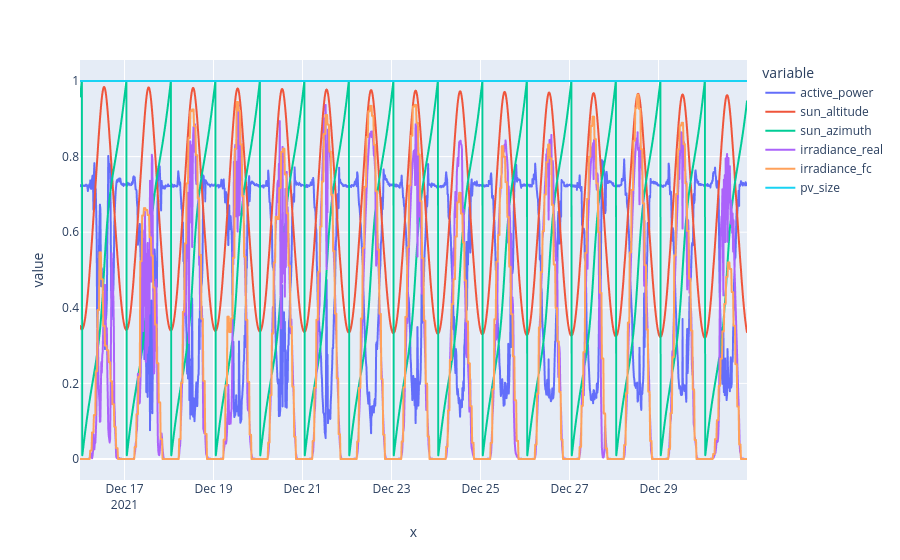

Notebook code for this chart:
### Markdown cell above
### Scaled testset data for one split (month)

### Code cell
# Read test data
experiment_path = "./saved_runs/test_extended_input" #default path = model_with_all_features
df_test_scaled_list = []
for i in range(6):
    test_data_path = os.path.join(experiment_path, f'test{i}_data_scaled.csv')
    df_test_scaled = pd.read_csv(test_data_path, index_col = 0)
    # Convert timestamps to datetime objects 
    datetime_index = pd.to_datetime(df_test_scaled.index)
    df_test_scaled.index = datetime_index
    df_test_scaled_list.append(df_test_scaled)

fig = px.line(df_test_scaled_list[0], x = df_test_scaled.index, y =  df_test_scaled.columns)
fig.show()

df_test_scaled.head()

### Figure 1 — Plotly figure (JSON) as saved in the notebook; plotly's stock layout.template omitted (floating-point values rounded to 4 significant figures; data arrays with more than 128 entries replaced by an {"elided": "..."} marker saying what was removed)
{"data": [{"hovertemplate": "variable=active_power<br>x=%{x}<br>value=%{y}<extra></extra>", "legendgroup": "active_power", "line": {"color": "#636efa", "dash": "solid"}, "marker": {"symbol": "circle"}, "mode": "lines", "name": "active_power", "showlegend": true, "type": "scattergl", "x": {"elided": "1440 str values"}, "xaxis": "x", "y": {"elided": "1440 float values"}, "yaxis": "y"}, {"hovertemplate": "variable=sun_altitude<br>x=%{x}<br>value=%{y}<extra></extra>", "legendgroup": "sun_altitude", "line": {"color": "#EF553B", "dash": "solid"}, "marker": {"symbol": "circle"}, "mode": "lines", "name": "sun_altitude", "showlegend": true, "type": "scattergl", "x": {"elided": "1440 str values"}, "xaxis": "x", "y": {"elided": "1440 float values"}, "yaxis": "y"}, {"hovertemplate": "variable=sun_azimuth<br>x=%{x}<br>value=%{y}<extra></extra>", "legendgroup": "sun_azimuth", "line": {"color": "#00cc96", "dash": "solid"}, "marker": {"symbol": "circle"}, "mode": "lines", "name": "sun_azimuth", "showlegend": true, "type": "scattergl", "x": {"elided": "1440 str values"}, "xaxis": "x", "y": {"elided": "1440 float values"}, "yaxis": "y"}, {"hovertemplate": "variable=irradiance_real<br>x=%{x}<br>value=%{y}<extra></extra>", "legendgroup": "irradiance_real", "line": {"color": "#ab63fa", "dash": "solid"}, "marker": {"symbol": "circle"}, "mode": "lines", "name": "irradiance_real", "showlegend": true, "type": "scattergl", "x": {"elided": "1440 str values"}, "xaxis": "x", "y": {"elided": "1440 float values"}, "yaxis": "y"}, {"hovertemplate": "variable=irradiance_fc<br>x=%{x}<br>value=%{y}<extra></extra>", "legendgroup": "irradiance_fc", "line": {"color": "#FFA15A", "dash": "solid"}, "marker": {"symbol": "circle"}, "mode": "lines", "name": "irradiance_fc", "showlegend": true, "type": "scattergl", "x": {"elided": "1440 str values"}, "xaxis": "x", "y": {"elided": "1440 float values"}, "yaxis": "y"}, {"hovertemplate": "variable=pv_size<br>x=%{x}<br>value=%{y}<extra></extra>", "legendgroup": "pv_size", "line": {"color": "#19d3f3", "dash": "solid"}, "marker": {"symbol": "circle"}, "mode": "lines", "name": "pv_size", "showlegend": true, "type": "scattergl", "x": {"elided": "1440 str values"}, "xaxis": "x", "y": {"elided": "1440 int values"}, "yaxis": "y"}], "layout": {"legend": {"title": {"text": "variable"}, "tracegroupgap": 0}, "margin": {"t": 60}, "xaxis": {"anchor": "y", "domain": [0, 1], "title": {"text": "x"}}, "yaxis": {"anchor": "x", "domain": [0, 1], "title": {"text": "value"}}}}
